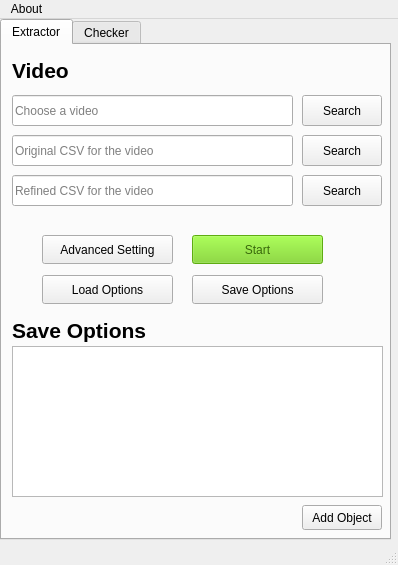
<?xml version="1.0" encoding="UTF-8"?>
<ui version="4.0">
 <class>HomeWindow</class>
 <widget class="QMainWindow" name="HomeWindow">
  <property name="geometry">
   <rect>
    <x>0</x>
    <y>0</y>
    <width>398</width>
    <height>565</height>
   </rect>
  </property>
  <property name="minimumSize">
   <size>
    <width>398</width>
    <height>565</height>
   </size>
  </property>
  <property name="maximumSize">
   <size>
    <width>398</width>
    <height>565</height>
   </size>
  </property>
  <property name="windowTitle">
   <string>Pymagextractor</string>
  </property>
  <widget class="QWidget" name="centralwidget">
   <widget class="QTabWidget" name="tabWidget">
    <property name="geometry">
     <rect>
      <x>0</x>
      <y>0</y>
      <width>391</width>
      <height>521</height>
     </rect>
    </property>
    <property name="currentIndex">
     <number>0</number>
    </property>
    <widget class="QWidget" name="extractor_tab">
     <attribute name="title">
      <string>Extractor</string>
     </attribute>
     <widget class="QLabel" name="label">
      <property name="geometry">
       <rect>
        <x>10</x>
        <y>10</y>
        <width>61</width>
        <height>31</height>
       </rect>
      </property>
      <property name="font">
       <font>
        <pointsize>16</pointsize>
        <weight>75</weight>
        <bold>true</bold>
       </font>
      </property>
      <property name="text">
       <string>Video</string>
      </property>
     </widget>
     <widget class="QPushButton" name="save_bnt">
      <property name="geometry">
       <rect>
        <x>190</x>
        <y>230</y>
        <width>131</width>
        <height>29</height>
       </rect>
      </property>
      <property name="text">
       <string>Save Options</string>
      </property>
     </widget>
     <widget class="QPushButton" name="load_bnt">
      <property name="geometry">
       <rect>
        <x>40</x>
        <y>230</y>
        <width>131</width>
        <height>29</height>
       </rect>
      </property>
      <property name="text">
       <string>Load Options</string>
      </property>
     </widget>
     <widget class="QPushButton" name="adv_bnt">
      <property name="geometry">
       <rect>
        <x>40</x>
        <y>190</y>
        <width>131</width>
        <height>29</height>
       </rect>
      </property>
      <property name="text">
       <string>Advanced Setting</string>
      </property>
     </widget>
     <widget class="QLabel" name="label_3">
      <property name="geometry">
       <rect>
        <x>10</x>
        <y>270</y>
        <width>141</width>
        <height>31</height>
       </rect>
      </property>
      <property name="font">
       <font>
        <pointsize>16</pointsize>
        <weight>75</weight>
        <bold>true</bold>
       </font>
      </property>
      <property name="text">
       <string>Save Options</string>
      </property>
     </widget>
     <widget class="QListWidget" name="object_list">
      <property name="geometry">
       <rect>
        <x>10</x>
        <y>301</y>
        <width>371</width>
        <height>151</height>
       </rect>
      </property>
     </widget>
     <widget class="QPushButton" name="start_bnt">
      <property name="enabled">
       <bool>false</bool>
      </property>
      <property name="geometry">
       <rect>
        <x>190</x>
        <y>190</y>
        <width>131</width>
        <height>29</height>
       </rect>
      </property>
      <property name="palette">
       <palette>
        <active>
         <colorrole role="WindowText">
          <brush brushstyle="SolidPattern">
           <color alpha="255">
            <red>0</red>
            <green>0</green>
            <blue>0</blue>
           </color>
          </brush>
         </colorrole>
         <colorrole role="Button">
          <brush brushstyle="SolidPattern">
           <color alpha="255">
            <red>115</red>
            <green>210</green>
            <blue>22</blue>
           </color>
          </brush>
         </colorrole>
         <colorrole role="Light">
          <brush brushstyle="SolidPattern">
           <color alpha="255">
            <red>170</red>
            <green>255</green>
            <blue>87</blue>
           </color>
          </brush>
         </colorrole>
         <colorrole role="Midlight">
          <brush brushstyle="SolidPattern">
           <color alpha="255">
            <red>142</red>
            <green>232</green>
            <blue>54</blue>
           </color>
          </brush>
         </colorrole>
         <colorrole role="Dark">
          <brush brushstyle="SolidPattern">
           <color alpha="255">
            <red>57</red>
            <green>105</green>
            <blue>11</blue>
           </color>
          </brush>
         </colorrole>
         <colorrole role="Mid">
          <brush brushstyle="SolidPattern">
           <color alpha="255">
            <red>76</red>
            <green>140</green>
            <blue>14</blue>
           </color>
          </brush>
         </colorrole>
         <colorrole role="Text">
          <brush brushstyle="SolidPattern">
           <color alpha="255">
            <red>0</red>
            <green>0</green>
            <blue>0</blue>
           </color>
          </brush>
         </colorrole>
         <colorrole role="BrightText">
          <brush brushstyle="SolidPattern">
           <color alpha="255">
            <red>255</red>
            <green>255</green>
            <blue>255</blue>
           </color>
          </brush>
         </colorrole>
         <colorrole role="ButtonText">
          <brush brushstyle="SolidPattern">
           <color alpha="255">
            <red>0</red>
            <green>0</green>
            <blue>0</blue>
           </color>
          </brush>
         </colorrole>
         <colorrole role="Base">
          <brush brushstyle="SolidPattern">
           <color alpha="255">
            <red>255</red>
            <green>255</green>
            <blue>255</blue>
           </color>
          </brush>
         </colorrole>
         <colorrole role="Window">
          <brush brushstyle="SolidPattern">
           <color alpha="255">
            <red>115</red>
            <green>210</green>
            <blue>22</blue>
           </color>
          </brush>
         </colorrole>
         <colorrole role="Shadow">
          <brush brushstyle="SolidPattern">
           <color alpha="255">
            <red>0</red>
            <green>0</green>
            <blue>0</blue>
           </color>
          </brush>
         </colorrole>
         <colorrole role="AlternateBase">
          <brush brushstyle="SolidPattern">
           <color alpha="255">
            <red>185</red>
            <green>232</green>
            <blue>138</blue>
           </color>
          </brush>
         </colorrole>
         <colorrole role="ToolTipBase">
          <brush brushstyle="SolidPattern">
           <color alpha="255">
            <red>255</red>
            <green>255</green>
            <blue>220</blue>
           </color>
          </brush>
         </colorrole>
         <colorrole role="ToolTipText">
          <brush brushstyle="SolidPattern">
           <color alpha="255">
            <red>0</red>
            <green>0</green>
            <blue>0</blue>
           </color>
          </brush>
         </colorrole>
        </active>
        <inactive>
         <colorrole role="WindowText">
          <brush brushstyle="SolidPattern">
           <color alpha="255">
            <red>0</red>
            <green>0</green>
            <blue>0</blue>
           </color>
          </brush>
         </colorrole>
         <colorrole role="Button">
          <brush brushstyle="SolidPattern">
           <color alpha="255">
            <red>115</red>
            <green>210</green>
            <blue>22</blue>
           </color>
          </brush>
         </colorrole>
         <colorrole role="Light">
          <brush brushstyle="SolidPattern">
           <color alpha="255">
            <red>170</red>
            <green>255</green>
            <blue>87</blue>
           </color>
          </brush>
         </colorrole>
         <colorrole role="Midlight">
          <brush brushstyle="SolidPattern">
           <color alpha="255">
            <red>142</red>
            <green>232</green>
            <blue>54</blue>
           </color>
          </brush>
         </colorrole>
         <colorrole role="Dark">
          <brush brushstyle="SolidPattern">
           <color alpha="255">
            <red>57</red>
            <green>105</green>
            <blue>11</blue>
           </color>
          </brush>
         </colorrole>
         <colorrole role="Mid">
          <brush brushstyle="SolidPattern">
           <color alpha="255">
            <red>76</red>
            <green>140</green>
            <blue>14</blue>
           </color>
          </brush>
         </colorrole>
         <colorrole role="Text">
          <brush brushstyle="SolidPattern">
           <color alpha="255">
            <red>0</red>
            <green>0</green>
            <blue>0</blue>
           </color>
          </brush>
         </colorrole>
         <colorrole role="BrightText">
          <brush brushstyle="SolidPattern">
           <color alpha="255">
            <red>255</red>
            <green>255</green>
            <blue>255</blue>
           </color>
          </brush>
         </colorrole>
         <colorrole role="ButtonText">
          <brush brushstyle="SolidPattern">
           <color alpha="255">
            <red>0</red>
            <green>0</green>
            <blue>0</blue>
           </color>
          </brush>
         </colorrole>
         <colorrole role="Base">
          <brush brushstyle="SolidPattern">
           <color alpha="255">
            <red>255</red>
            <green>255</green>
            <blue>255</blue>
           </color>
          </brush>
         </colorrole>
         <colorrole role="Window">
          <brush brushstyle="SolidPattern">
           <color alpha="255">
            <red>115</red>
            <green>210</green>
            <blue>22</blue>
           </color>
          </brush>
         </colorrole>
         <colorrole role="Shadow">
          <brush brushstyle="SolidPattern">
           <color alpha="255">
            <red>0</red>
            <green>0</green>
            <blue>0</blue>
           </color>
          </brush>
         </colorrole>
         <colorrole role="AlternateBase">
          <brush brushstyle="SolidPattern">
           <color alpha="255">
            <red>185</red>
            <green>232</green>
            <blue>138</blue>
           </color>
          </brush>
         </colorrole>
         <colorrole role="ToolTipBase">
          <brush brushstyle="SolidPattern">
           <color alpha="255">
            <red>255</red>
            <green>255</green>
            <blue>220</blue>
           </color>
          </brush>
         </colorrole>
         <colorrole role="ToolTipText">
          <brush brushstyle="SolidPattern">
           <color alpha="255">
            <red>0</red>
            <green>0</green>
            <blue>0</blue>
           </color>
          </brush>
         </colorrole>
        </inactive>
        <disabled>
         <colorrole role="WindowText">
          <brush brushstyle="SolidPattern">
           <color alpha="255">
            <red>57</red>
            <green>105</green>
            <blue>11</blue>
           </color>
          </brush>
         </colorrole>
         <colorrole role="Button">
          <brush brushstyle="SolidPattern">
           <color alpha="255">
            <red>115</red>
            <green>210</green>
            <blue>22</blue>
           </color>
          </brush>
         </colorrole>
         <colorrole role="Light">
          <brush brushstyle="SolidPattern">
           <color alpha="255">
            <red>170</red>
            <green>255</green>
            <blue>87</blue>
           </color>
          </brush>
         </colorrole>
         <colorrole role="Midlight">
          <brush brushstyle="SolidPattern">
           <color alpha="255">
            <red>142</red>
            <green>232</green>
            <blue>54</blue>
           </color>
          </brush>
         </colorrole>
         <colorrole role="Dark">
          <brush brushstyle="SolidPattern">
           <color alpha="255">
            <red>57</red>
            <green>105</green>
            <blue>11</blue>
           </color>
          </brush>
         </colorrole>
         <colorrole role="Mid">
          <brush brushstyle="SolidPattern">
           <color alpha="255">
            <red>76</red>
            <green>140</green>
            <blue>14</blue>
           </color>
          </brush>
         </colorrole>
         <colorrole role="Text">
          <brush brushstyle="SolidPattern">
           <color alpha="255">
            <red>57</red>
            <green>105</green>
            <blue>11</blue>
           </color>
          </brush>
         </colorrole>
         <colorrole role="BrightText">
          <brush brushstyle="SolidPattern">
           <color alpha="255">
            <red>255</red>
            <green>255</green>
            <blue>255</blue>
           </color>
          </brush>
         </colorrole>
         <colorrole role="ButtonText">
          <brush brushstyle="SolidPattern">
           <color alpha="255">
            <red>57</red>
            <green>105</green>
            <blue>11</blue>
           </color>
          </brush>
         </colorrole>
         <colorrole role="Base">
          <brush brushstyle="SolidPattern">
           <color alpha="255">
            <red>115</red>
            <green>210</green>
            <blue>22</blue>
           </color>
          </brush>
         </colorrole>
         <colorrole role="Window">
          <brush brushstyle="SolidPattern">
           <color alpha="255">
            <red>115</red>
            <green>210</green>
            <blue>22</blue>
           </color>
          </brush>
         </colorrole>
         <colorrole role="Shadow">
          <brush brushstyle="SolidPattern">
           <color alpha="255">
            <red>0</red>
            <green>0</green>
            <blue>0</blue>
           </color>
          </brush>
         </colorrole>
         <colorrole role="AlternateBase">
          <brush brushstyle="SolidPattern">
           <color alpha="255">
            <red>115</red>
            <green>210</green>
            <blue>22</blue>
           </color>
          </brush>
         </colorrole>
         <colorrole role="ToolTipBase">
          <brush brushstyle="SolidPattern">
           <color alpha="255">
            <red>255</red>
            <green>255</green>
            <blue>220</blue>
           </color>
          </brush>
         </colorrole>
         <colorrole role="ToolTipText">
          <brush brushstyle="SolidPattern">
           <color alpha="255">
            <red>0</red>
            <green>0</green>
            <blue>0</blue>
           </color>
          </brush>
         </colorrole>
        </disabled>
       </palette>
      </property>
      <property name="text">
       <string>Start</string>
      </property>
     </widget>
     <widget class="QPushButton" name="search_bnt">
      <property name="geometry">
       <rect>
        <x>300</x>
        <y>50</y>
        <width>80</width>
        <height>31</height>
       </rect>
      </property>
      <property name="text">
       <string>Search</string>
      </property>
     </widget>
     <widget class="QPushButton" name="add_bnt">
      <property name="geometry">
       <rect>
        <x>300</x>
        <y>460</y>
        <width>80</width>
        <height>25</height>
       </rect>
      </property>
      <property name="text">
       <string>Add Object</string>
      </property>
     </widget>
     <widget class="QLineEdit" name="video_browser">
      <property name="geometry">
       <rect>
        <x>10</x>
        <y>50</y>
        <width>281</width>
        <height>31</height>
       </rect>
      </property>
      <property name="readOnly">
       <bool>true</bool>
      </property>
      <property name="placeholderText">
       <string>Choose a video </string>
      </property>
     </widget>
     <widget class="QLineEdit" name="csv_original_browser">
      <property name="geometry">
       <rect>
        <x>10</x>
        <y>90</y>
        <width>281</width>
        <height>31</height>
       </rect>
      </property>
      <property name="readOnly">
       <bool>true</bool>
      </property>
      <property name="placeholderText">
       <string>Original CSV for the video </string>
      </property>
     </widget>
     <widget class="QPushButton" name="search_original_bnt">
      <property name="geometry">
       <rect>
        <x>300</x>
        <y>90</y>
        <width>80</width>
        <height>31</height>
       </rect>
      </property>
      <property name="text">
       <string>Search</string>
      </property>
     </widget>
     <widget class="QLineEdit" name="csv_refined_browser">
      <property name="geometry">
       <rect>
        <x>10</x>
        <y>130</y>
        <width>281</width>
        <height>31</height>
       </rect>
      </property>
      <property name="readOnly">
       <bool>true</bool>
      </property>
      <property name="placeholderText">
       <string>Refined CSV for the video </string>
      </property>
     </widget>
     <widget class="QPushButton" name="search_refined_bnt">
      <property name="geometry">
       <rect>
        <x>300</x>
        <y>130</y>
        <width>80</width>
        <height>31</height>
       </rect>
      </property>
      <property name="text">
       <string>Search</string>
      </property>
     </widget>
    </widget>
    <widget class="QWidget" name="checker_tab">
     <attribute name="title">
      <string>Checker</string>
     </attribute>
     <widget class="QLabel" name="label_2">
      <property name="geometry">
       <rect>
        <x>130</x>
        <y>190</y>
        <width>141</width>
        <height>51</height>
       </rect>
      </property>
      <property name="font">
       <font>
        <pointsize>16</pointsize>
        <weight>75</weight>
        <bold>true</bold>
       </font>
      </property>
      <property name="text">
       <string>Coming Soon</string>
      </property>
     </widget>
    </widget>
   </widget>
  </widget>
  <widget class="QMenuBar" name="menubar">
   <property name="geometry">
    <rect>
     <x>0</x>
     <y>0</y>
     <width>398</width>
     <height>22</height>
    </rect>
   </property>
   <widget class="QMenu" name="menuAbout">
    <property name="title">
     <string>About</string>
    </property>
   </widget>
   <addaction name="menuAbout"/>
  </widget>
  <widget class="QStatusBar" name="statusbar"/>
 </widget>
 <resources/>
 <connections/>
</ui>
